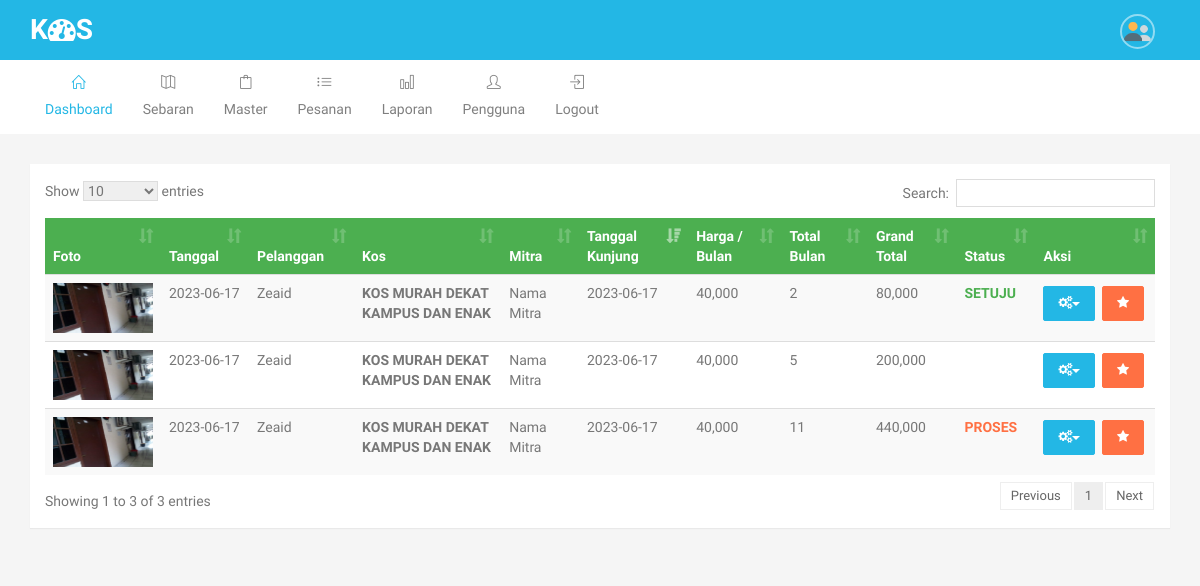
The app's page /histori_pemesanan (signed in) with its own data.
### tables this page shows
CREATE TABLE `m_transaksi` (
  `id` int(11) NOT NULL,
  `id_pelanggan` int(11) NOT NULL,
  `id_kos` int(11) NOT NULL,
  `kode_transaksi` text NOT NULL,
  `tgl_pemesanan` datetime NOT NULL,
  `tgl_kunjung` date NOT NULL,
  `keterangan` text NOT NULL,
  `harga` int(11) NOT NULL,
  `total_bulan` int(11) NOT NULL,
  `nama` text NOT NULL,
  `hp` int(11) NOT NULL,
  `grand_total` int(11) NOT NULL,
  `status` text NOT NULL
);

CREATE TABLE `m_kos` (
  `id` int(11) NOT NULL,
  `kode` varchar(24) NOT NULL,
  `nama` text NOT NULL,
  `id_mitra` int(11) NOT NULL,
  `harga` int(11) NOT NULL,
  `deskripsi` text NOT NULL,
  `alamat` text NOT NULL,
  `lat` text NOT NULL,
  `lng` text NOT NULL,
  `gambar` text NOT NULL,
  `gambar2` text NOT NULL,
  `gambar3` text NOT NULL
);

CREATE TABLE `m_mitra` (
  `id` int(11) NOT NULL,
  `nama` varchar(225) NOT NULL,
  `hp` text NOT NULL,
  `email` text NOT NULL,
  `alamat` text NOT NULL,
  `username` text NOT NULL,
  `password` text NOT NULL,
  `status` text NOT NULL
);

### pages/histori_pemesanan.php (the view, shortened to what this page needs)
<div class="row">
  <div class="col-md-12">
    <div class="panel panel-success collapsed">
      <div class="panel-body">
        <table id="datatable" class="table table-striped dt-responsive nowrap">
          <thead class="bg-success">
            <tr>
              <th>Foto</th>
              <th>Tanggal</th>
              <th>Pelanggan</th>
              <th>Kos</th>
              <th>Mitra</th>
              <th>Tanggal Kunjung</th>
              <th>Harga / Bulan</th>
              <th>Total Bulan</th>
              <th>Grand Total</th>
              <th>Status</th>
              <th>Aksi</th>
            </tr>
          </thead>
          <tbody>
           <?php
           if (in_array($_SESSION['level'],array('3'))) {
            $filter = "WHERE d.id='".$_SESSION['id_mitra']."'";
          }elseif (in_array($_SESSION['level'],array('2'))) {
            $filter = "WHERE a.id_pelanggan='".$_SESSION['id_pelanggan']."'";
          }else{
            $filter = "";
          }
          $q = mysqli_query($conn,"SELECT c.*, c.id as id_kos, c.nama as kos, d.nama as mitra, a.*, a.nama as pelanggan, b.alamat as alamat_pelanggan, date(tgl_pemesanan) as tgl FROM m_transaksi as a
           LEFT JOIN m_pelanggan as b ON a.id_pelanggan = b.id
           LEFT JOIN m_kos as c ON a.id_kos = c.id
           LEFT JOIN m_mitra as d ON c.id_mitra = d.id
           $filter
           ");
          while ($d = mysqli_fetch_array($q)) :
           ?>
           <tr>
             <td>
              <img src="<?php echo $base_url; ?>upload/<?php echo $d['gambar']; ?>" style="width:100px; height: 50px">
            </td>
            <td><?php echo $d['tgl']; ?></td>
            <td><?php echo $d['pelanggan']; ?></td>
            <td style="font-weight: bold;"><?php echo $d['kos']; ?></td>
            <td><?php echo $d['mitra']; ?></td>
            <td><?php echo $d['tgl_kunjung']; ?></td>
            <td><?php echo number_format($d['harga']); ?></td>
            <td><?php echo $d['total_bulan']; ?></td>
            <td><?php echo number_format($d['grand_total']); ?></td>
            <td>
              <?php
              echo status($d['status']);
              ?>
            </td>
            <td nowrap="">
              <div class="buttons">
                <div class="btn-group">
                  <button type="button" class="btn btn-primary dropdown-toggle" data-toggle="dropdown" aria-expanded="false"><i class="fa fa-cogs"></i><span class="caret"></span></button>
                </div>
                <a href="<?php echo $base_url; ?>review/<?php echo $d['kode_transaksi']."-".$d['id_kos'] ?>" class="btn btn-warning"><i class="fa fa-star"></i></a>
              </div>
          </td>
        </tr>
      <?php endwhile; ?>
    </tbody>
  </table>
</div>
</div>
</div>
</div>

### config/koneksi.php (shortened to what this page needs)
<?php
$base_url = "http://localhost/pencarian_kos/";
function status($txt){
    if ($txt=='PROSES') {
        return "<label class='text-warning'>PROSES</label>";
    }elseif ($txt=='TOLAK') {
         return "<label class='text-danger'>BATAL</label>";
    }elseif($txt=='SETUJU'){
        return "<label class='text-success'>SETUJU</label>";
    }
}
?>

### css/style.css (style rules this page uses)
.bg-success { background-color: #4CAF50; }
body { font-family: "Arimo", Helvetica, Arial, sans-serif; color: #777; font-size: 14px; font-weight: 400; line-height: 24px; overflow-x: hidden; background-color: #f5f5f5; }
a { text-decoration: none; -moz-transition: all 0.3s; -o-transition: all 0.3s; -webkit-transition: all 0.3s; transition: all 0.3s; color: #56afd7; }
.bg-success { background-color: #4CAF50 !important; border-color: #4CAF50 !important; color: #fff; }
.text-success { color: #4CAF50; }
.text-warning { color: #FF7043; }
.panel { margin-bottom: 30px; border: 0px; }
.panel, .panel-heading { -webkit-border-radius: 0px; -moz-border-radius: 0px; -ms-border-radius: 0px; border-radius: 0px; }
.panel-body { position: relative; }
.panel-success { border-color: #4CAF50; }
.buttons a { margin: 3px; }
.btn { border-radius: 2px; -webkit-border-radius: 2px; text-transform: capitalize; font-size: 13px; padding: 7px 14px; font-weight: 400; }
.btn-primary { background-color: #23b7e5; border-color: #23b7e5; color: #fff; }
.btn-warning { background-color: #FF7043; border-color: #FF7043; color: #fff; }
label { font-weight: 600; }
.table > thead > tr > th { border-bottom: 1px solid #DDDDDD; vertical-align: bottom; }
body.layout-horizontal { background-color: #f5f5f5; }

### records on screen
m_transaksi: id_kos.gambar (picture), tgl "2023-06-17", nama "Zeaid", id_kos.nama "KOS MURAH DEKAT KAMPUS DAN ENAK", m_mitra.nama "Nama Mitra", tgl_kunjung "2023-06-17", harga "40,000", total_bulan "2", grand_total "80,000", status "SETUJU"
m_transaksi: id_kos.gambar (picture), tgl "2023-06-17", nama "Zeaid", id_kos.nama "KOS MURAH DEKAT KAMPUS DAN ENAK", m_mitra.nama "Nama Mitra", tgl_kunjung "2023-06-17", harga "40,000", total_bulan "5", grand_total "200,000"
m_transaksi: id_kos.gambar (picture), tgl "2023-06-17", nama "Zeaid", id_kos.nama "KOS MURAH DEKAT KAMPUS DAN ENAK", m_mitra.nama "Nama Mitra", tgl_kunjung "2023-06-17", harga "40,000", total_bulan "11", grand_total "440,000", status "PROSES"
